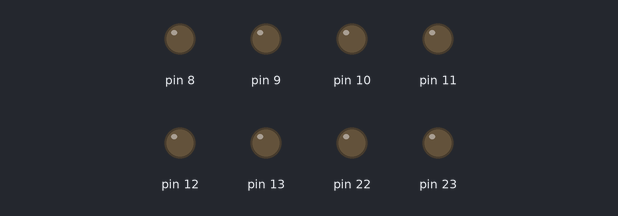
Bench run of a sketch on a simulated Arduino Uno, built with avr-gcc and run on an emulated ATmega328P. Parts: output pins drawn as LEDs (lit = HIGH).

Above: at 0.05 s.
At 4.0 s:
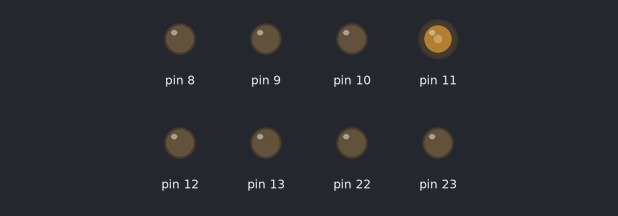
Timing chart, 0 to 5.2 s (numbered marks = the images above):
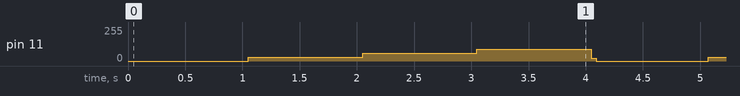

The sketch:

05_amp_single_wave.ino
```cpp
// output PWM wave to D11 pin
// Need to connect D11 <-> A speaker
// If you want, can add LPF at D11 output.
// D11 -> 1kOHM -> Speaker
//           |-> 100nF -> GND

uint16_t timer_count;
const uint16_t sine_freq = 440;
const uint16_t Fs = 10000;
uint16_t timer_count_limit;
uint16_t timer_sample;

float volume[4] = {0, 0.25, 0.5, 0.75};
byte vol_step = 0;
uint16_t timer_count_vol = 1;

const uint8_t sinetable[256] PROGMEM = {
        127,130,133,136,139,143,146,149,152,155,158,161,164,167,170,173,176,178,
        181,184,187,190,192,195,198,200,203,205,208,210,212,215,217,219,221,
        223,225,227,229,231,233,234,236,238,239,240,
        242,243,244,245,247,248,249,249,250,251,252,252,253,253,253,254,254,254,
        254,254,254,254,253,253,253,252,252,251,250,249,249,248,247,245,244,
        243,242,240,239,238,236,234,233,231,229,227,225,223,
        221,219,217,215,212,210,208,205,203,200,198,195,192,190,187,184,181,178,
        176,173,170,167,164,161,158,155,152,149,146,143,139,136,133,130,127,
        124,121,118,115,111,108,105,102,99,96,93,90,87,84,81,78,
        76,73,70,67,64,62,59,56,54,51,49,46,44,42,39,37,35,33,31,29,27,25,23,21,
        20,18,16,15,14,12,11,10,9,7,6,5,5,4,3,2,2,1,1,1,0,0,0,0,0,0,0,1,1,1,
        2,2,3,4,5,5,6,7,9,10,11,12,14,15,16,18,20,21,23,25,27,29,31,
        33,35,37,39,42,44,46,49,51,54,56,59,62,64,67,70,73,76,78,81,84,87,90,93,
        96,99,102,105,108,111,115,118,121,124
};

void setup(void){

    timer_count_limit = Fs/sine_freq;

    //start setting AVR timers (disable interrupt)
    cli();

    //Timer2 for output sound wave(PWM output)
    ASSR    = 0b10011111;   //set LOW to EXCLK and AS2, set HIGH to others.
    TCCR2A  = 0b10000011;   //set HIGH to COM2A1, WGM21, and WGM20, set LOW to others.
    TCCR2B  = 0b11110001;   //set LOW to WGM22, CS22, CS21, set HIGH to others.
//    OCR2A   = 128;          //T = 16usec (128 / 16,000,000)
    OCR2A   = 128;        //Wave amplitude(0-255, center = 128)
    DDRB = 0b11111111;  //set output portB

    //Timer1 for calculation output signal(set to 10kHz)
    TCCR1B = 0b00001010;        //CTC mode, prescaler=8(010)
    TCCR1A = 0b00000000;
    TIMSK1 = 0b00000010;        //compare with OCR1A value
    OCR1A  = 200;                // (16,000,000 / 8) / 10000     -> 10000 times per sec

    //enable interrupt
    sei();
}

void loop(void){}


ISR(TIMER1_COMPA_vect) {            //call rate = 10kHz

    timer_sample = 256*timer_count / timer_count_limit;
    OCR2A = sinetable[timer_sample] * volume[vol_step];

    timer_count++;
    if(timer_count > timer_count_limit) timer_count=0;

    timer_count_vol++;
    if(timer_count_vol % 10000 == 0){
        vol_step=(vol_step+1)%4;
        timer_count_vol = 1;
    }
}
```
